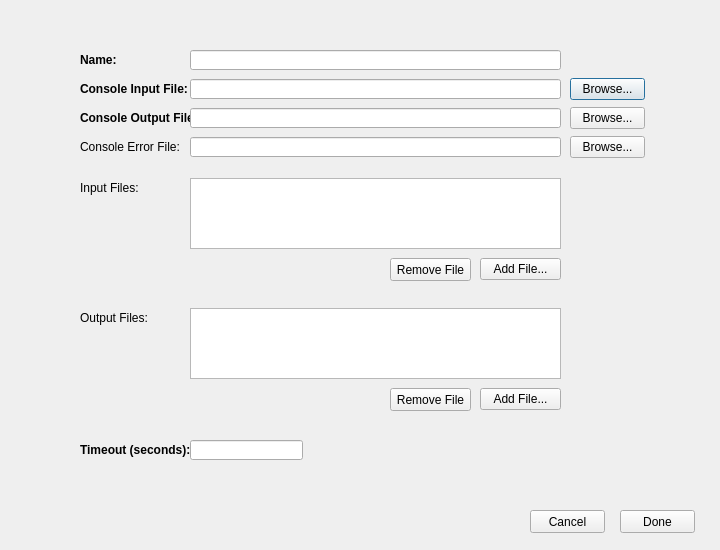
<?xml version="1.0" encoding="UTF-8"?>
<ui version="4.0">
 <class>ProgrammingTestDialog</class>
 <widget class="QDialog" name="ProgrammingTestDialog">
  <property name="geometry">
   <rect>
    <x>0</x>
    <y>0</y>
    <width>720</width>
    <height>550</height>
   </rect>
  </property>
  <property name="windowTitle">
   <string>Dialog</string>
  </property>
  <widget class="QPushButton" name="consoleInputBrowseButton">
   <property name="geometry">
    <rect>
     <x>570</x>
     <y>78</y>
     <width>75</width>
     <height>22</height>
    </rect>
   </property>
   <property name="text">
    <string>Browse...</string>
   </property>
  </widget>
  <widget class="QPushButton" name="cancelButton">
   <property name="geometry">
    <rect>
     <x>530</x>
     <y>510</y>
     <width>75</width>
     <height>23</height>
    </rect>
   </property>
   <property name="focusPolicy">
    <enum>Qt::NoFocus</enum>
   </property>
   <property name="text">
    <string>Cancel</string>
   </property>
  </widget>
  <widget class="QLabel" name="label_2">
   <property name="geometry">
    <rect>
     <x>80</x>
     <y>108</y>
     <width>121</width>
     <height>20</height>
    </rect>
   </property>
   <property name="font">
    <font>
     <weight>75</weight>
     <bold>true</bold>
    </font>
   </property>
   <property name="text">
    <string>Console Output File:</string>
   </property>
  </widget>
  <widget class="QPushButton" name="inputBrowseButton">
   <property name="geometry">
    <rect>
     <x>480</x>
     <y>258</y>
     <width>81</width>
     <height>22</height>
    </rect>
   </property>
   <property name="text">
    <string>Add File...</string>
   </property>
  </widget>
  <widget class="QLabel" name="label">
   <property name="geometry">
    <rect>
     <x>80</x>
     <y>79</y>
     <width>121</width>
     <height>20</height>
    </rect>
   </property>
   <property name="font">
    <font>
     <weight>75</weight>
     <bold>true</bold>
    </font>
   </property>
   <property name="text">
    <string>Console Input File:</string>
   </property>
  </widget>
  <widget class="QPushButton" name="doneButton">
   <property name="geometry">
    <rect>
     <x>620</x>
     <y>510</y>
     <width>75</width>
     <height>23</height>
    </rect>
   </property>
   <property name="text">
    <string>Done</string>
   </property>
  </widget>
  <widget class="QLineEdit" name="consoleInputEdit">
   <property name="geometry">
    <rect>
     <x>190</x>
     <y>79</y>
     <width>371</width>
     <height>20</height>
    </rect>
   </property>
   <property name="focusPolicy">
    <enum>Qt::NoFocus</enum>
   </property>
   <property name="readOnly">
    <bool>true</bool>
   </property>
  </widget>
  <widget class="QLabel" name="label_3">
   <property name="geometry">
    <rect>
     <x>80</x>
     <y>178</y>
     <width>121</width>
     <height>20</height>
    </rect>
   </property>
   <property name="text">
    <string>Input Files:</string>
   </property>
  </widget>
  <widget class="QLabel" name="label_4">
   <property name="geometry">
    <rect>
     <x>80</x>
     <y>308</y>
     <width>121</width>
     <height>20</height>
    </rect>
   </property>
   <property name="text">
    <string>Output Files:</string>
   </property>
  </widget>
  <widget class="QLineEdit" name="consoleOutputEdit">
   <property name="geometry">
    <rect>
     <x>190</x>
     <y>108</y>
     <width>371</width>
     <height>20</height>
    </rect>
   </property>
   <property name="focusPolicy">
    <enum>Qt::NoFocus</enum>
   </property>
   <property name="readOnly">
    <bool>true</bool>
   </property>
  </widget>
  <widget class="QPushButton" name="consoleOutputBrowseButton">
   <property name="geometry">
    <rect>
     <x>570</x>
     <y>107</y>
     <width>75</width>
     <height>22</height>
    </rect>
   </property>
   <property name="text">
    <string>Browse...</string>
   </property>
  </widget>
  <widget class="QListWidget" name="inputList">
   <property name="geometry">
    <rect>
     <x>190</x>
     <y>178</y>
     <width>371</width>
     <height>71</height>
    </rect>
   </property>
  </widget>
  <widget class="QPushButton" name="inputRemoveButton">
   <property name="geometry">
    <rect>
     <x>390</x>
     <y>258</y>
     <width>81</width>
     <height>23</height>
    </rect>
   </property>
   <property name="focusPolicy">
    <enum>Qt::NoFocus</enum>
   </property>
   <property name="text">
    <string>Remove File</string>
   </property>
  </widget>
  <widget class="QListWidget" name="outputList">
   <property name="geometry">
    <rect>
     <x>190</x>
     <y>308</y>
     <width>371</width>
     <height>71</height>
    </rect>
   </property>
  </widget>
  <widget class="QPushButton" name="outputBrowseButton">
   <property name="geometry">
    <rect>
     <x>480</x>
     <y>388</y>
     <width>81</width>
     <height>22</height>
    </rect>
   </property>
   <property name="text">
    <string>Add File...</string>
   </property>
  </widget>
  <widget class="QPushButton" name="outputRemoveButton">
   <property name="geometry">
    <rect>
     <x>390</x>
     <y>388</y>
     <width>81</width>
     <height>23</height>
    </rect>
   </property>
   <property name="focusPolicy">
    <enum>Qt::NoFocus</enum>
   </property>
   <property name="text">
    <string>Remove File</string>
   </property>
  </widget>
  <widget class="QLabel" name="label_5">
   <property name="geometry">
    <rect>
     <x>80</x>
     <y>50</y>
     <width>121</width>
     <height>20</height>
    </rect>
   </property>
   <property name="font">
    <font>
     <weight>75</weight>
     <bold>true</bold>
    </font>
   </property>
   <property name="text">
    <string>Name:</string>
   </property>
  </widget>
  <widget class="QLineEdit" name="nameEdit">
   <property name="geometry">
    <rect>
     <x>190</x>
     <y>50</y>
     <width>371</width>
     <height>20</height>
    </rect>
   </property>
  </widget>
  <widget class="QLabel" name="label_6">
   <property name="geometry">
    <rect>
     <x>80</x>
     <y>440</y>
     <width>131</width>
     <height>20</height>
    </rect>
   </property>
   <property name="font">
    <font>
     <weight>75</weight>
     <bold>true</bold>
    </font>
   </property>
   <property name="text">
    <string>Timeout (seconds):</string>
   </property>
  </widget>
  <widget class="QLineEdit" name="timeoutEdit">
   <property name="geometry">
    <rect>
     <x>190</x>
     <y>440</y>
     <width>113</width>
     <height>20</height>
    </rect>
   </property>
  </widget>
  <widget class="QLineEdit" name="consoleErrorEdit">
   <property name="geometry">
    <rect>
     <x>190</x>
     <y>137</y>
     <width>371</width>
     <height>20</height>
    </rect>
   </property>
   <property name="focusPolicy">
    <enum>Qt::NoFocus</enum>
   </property>
  </widget>
  <widget class="QLabel" name="label_7">
   <property name="geometry">
    <rect>
     <x>80</x>
     <y>137</y>
     <width>121</width>
     <height>20</height>
    </rect>
   </property>
   <property name="text">
    <string>Console Error File:</string>
   </property>
  </widget>
  <widget class="QPushButton" name="consoleErrorBrowseButton">
   <property name="geometry">
    <rect>
     <x>570</x>
     <y>136</y>
     <width>75</width>
     <height>22</height>
    </rect>
   </property>
   <property name="text">
    <string>Browse...</string>
   </property>
  </widget>
 </widget>
 <tabstops>
  <tabstop>nameEdit</tabstop>
  <tabstop>consoleInputBrowseButton</tabstop>
  <tabstop>consoleOutputBrowseButton</tabstop>
  <tabstop>consoleErrorBrowseButton</tabstop>
  <tabstop>inputBrowseButton</tabstop>
  <tabstop>outputBrowseButton</tabstop>
  <tabstop>timeoutEdit</tabstop>
  <tabstop>doneButton</tabstop>
  <tabstop>inputList</tabstop>
  <tabstop>outputList</tabstop>
 </tabstops>
 <resources/>
 <connections/>
</ui>
